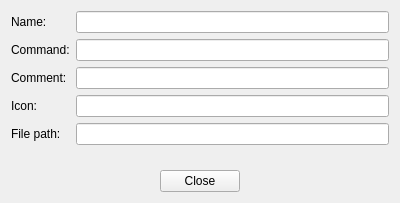
<?xml version="1.0" encoding="UTF-8"?>
<ui version="4.0">
 <class>propertieswidget</class>
 <widget class="QWidget" name="propertieswidget">
  <property name="geometry">
   <rect>
    <x>0</x>
    <y>0</y>
    <width>400</width>
    <height>203</height>
   </rect>
  </property>
  <property name="windowTitle">
   <string>Properties</string>
  </property>
  <property name="windowIcon">
   <iconset theme="document-edit">
    <normaloff>.</normaloff>.</iconset>
  </property>
  <layout class="QVBoxLayout" name="verticalLayout">
   <item>
    <layout class="QGridLayout" name="gridLayout">
     <item row="3" column="1">
      <widget class="QLineEdit" name="iconTbox">
       <property name="readOnly">
        <bool>true</bool>
       </property>
      </widget>
     </item>
     <item row="2" column="1">
      <widget class="QLineEdit" name="commentTbox">
       <property name="readOnly">
        <bool>true</bool>
       </property>
      </widget>
     </item>
     <item row="1" column="1">
      <widget class="QLineEdit" name="commandTbox">
       <property name="readOnly">
        <bool>true</bool>
       </property>
      </widget>
     </item>
     <item row="2" column="0">
      <widget class="QLabel" name="label_3">
       <property name="text">
        <string>Comment:</string>
       </property>
      </widget>
     </item>
     <item row="6" column="0" colspan="2">
      <layout class="QHBoxLayout" name="horizontalLayout_2">
       <item>
        <spacer name="horizontalSpacer">
         <property name="orientation">
          <enum>Qt::Horizontal</enum>
         </property>
         <property name="sizeHint" stdset="0">
          <size>
           <width>40</width>
           <height>20</height>
          </size>
         </property>
        </spacer>
       </item>
       <item>
        <widget class="QPushButton" name="closebt">
         <property name="text">
          <string>Close</string>
         </property>
         <property name="icon">
          <iconset theme="dialog-close">
           <normaloff>.</normaloff>.</iconset>
         </property>
        </widget>
       </item>
       <item>
        <spacer name="horizontalSpacer_2">
         <property name="orientation">
          <enum>Qt::Horizontal</enum>
         </property>
         <property name="sizeHint" stdset="0">
          <size>
           <width>40</width>
           <height>20</height>
          </size>
         </property>
        </spacer>
       </item>
      </layout>
     </item>
     <item row="1" column="0">
      <widget class="QLabel" name="label">
       <property name="text">
        <string>Command:</string>
       </property>
      </widget>
     </item>
     <item row="3" column="0">
      <widget class="QLabel" name="label_2">
       <property name="text">
        <string>Icon:</string>
       </property>
      </widget>
     </item>
     <item row="0" column="0">
      <widget class="QLabel" name="label_4">
       <property name="text">
        <string>Name:</string>
       </property>
      </widget>
     </item>
     <item row="0" column="1">
      <widget class="QLineEdit" name="nameTbox">
       <property name="readOnly">
        <bool>true</bool>
       </property>
      </widget>
     </item>
     <item row="5" column="1">
      <spacer name="verticalSpacer">
       <property name="orientation">
        <enum>Qt::Vertical</enum>
       </property>
       <property name="sizeHint" stdset="0">
        <size>
         <width>20</width>
         <height>40</height>
        </size>
       </property>
      </spacer>
     </item>
     <item row="4" column="0">
      <widget class="QLabel" name="label_5">
       <property name="text">
        <string>File path:</string>
       </property>
      </widget>
     </item>
     <item row="4" column="1">
      <widget class="QLineEdit" name="filepathTbox"/>
     </item>
    </layout>
   </item>
  </layout>
 </widget>
 <tabstops>
  <tabstop>nameTbox</tabstop>
  <tabstop>commandTbox</tabstop>
  <tabstop>commentTbox</tabstop>
  <tabstop>iconTbox</tabstop>
  <tabstop>filepathTbox</tabstop>
  <tabstop>closebt</tabstop>
 </tabstops>
 <resources/>
 <connections>
  <connection>
   <sender>closebt</sender>
   <signal>clicked()</signal>
   <receiver>propertieswidget</receiver>
   <slot>close()</slot>
   <hints>
    <hint type="sourcelabel">
     <x>211</x>
     <y>148</y>
    </hint>
    <hint type="destinationlabel">
     <x>395</x>
     <y>129</y>
    </hint>
   </hints>
  </connection>
 </connections>
</ui>
